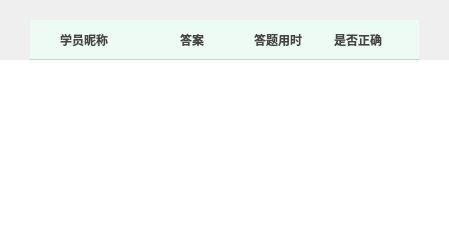
               <widget class="QWidget" name="page_list">
                <layout class="QVBoxLayout" name="verticalLayout_4">
                 <property name="spacing">
                  <number>0</number>
                 </property>
                 <property name="leftMargin">
                  <number>0</number>
                 </property>
                 <property name="topMargin">
                  <number>20</number>
                 </property>
                 <property name="rightMargin">
                  <number>0</number>
                 </property>
                 <property name="bottomMargin">
                  <number>0</number>
                 </property>
                 <item>
                  <layout class="QHBoxLayout" name="horizontalLayout_13">
                   <property name="spacing">
                    <number>0</number>
                   </property>
                   <item>
                    <widget class="QLabel" name="label_3">
                     <property name="minimumSize">
                      <size>
                       <width>30</width>
                       <height>0</height>
                      </size>
                     </property>
                     <property name="maximumSize">
                      <size>
                       <width>30</width>
                       <height>16777215</height>
                      </size>
                     </property>
                     <property name="text">
                      <string/>
                     </property>
                    </widget>
                   </item>
                   <item>
                    <widget class="QWidget" name="widget_5" native="true">
                     <property name="layoutDirection">
                      <enum>Qt::LeftToRight</enum>
                     </property>
                     <property name="styleSheet">
                      <string notr="true">QWidget#widget_5{
border-bottom:1px solid #C1D8CD;
	background-color: rgb(238, 250, 244);
}</string>
                     </property>
                     <layout class="QHBoxLayout" name="horizontalLayout_16">
                      <property name="spacing">
                       <number>0</number>
                      </property>
                      <property name="leftMargin">
                       <number>0</number>
                      </property>
                      <property name="topMargin">
                       <number>0</number>
                      </property>
                      <property name="rightMargin">
                       <number>0</number>
                      </property>
                      <property name="bottomMargin">
                       <number>0</number>
                      </property>
                      <item>
                       <spacer name="horizontalSpacer_25">
                        <property name="orientation">
                         <enum>Qt::Horizontal</enum>
                        </property>
                        <property name="sizeType">
                         <enum>QSizePolicy::Fixed</enum>
                        </property>
                        <property name="sizeHint" stdset="0">
                         <size>
                          <width>30</width>
                          <height>20</height>
                         </size>
                        </property>
                       </spacer>
                      </item>
                      <item>
                       <widget class="QLabel" name="label_name">
                        <property name="minimumSize">
                         <size>
                          <width>120</width>
                          <height>0</height>
                         </size>
                        </property>
                        <property name="styleSheet">
                         <string notr="true">color: rgb(68, 68, 68);
font: 10pt &quot;微软雅黑&quot;;</string>
                        </property>
                        <property name="text">
                         <string>&lt;html&gt;&lt;head/&gt;&lt;body&gt;&lt;p&gt;&lt;span style=&quot; font-weight:600;&quot;&gt;学员昵称&lt;/span&gt;&lt;/p&gt;&lt;/body&gt;&lt;/html&gt;</string>
                        </property>
                       </widget>
                      </item>
                      <item>
                       <widget class="QLabel" name="label_answer">
                        <property name="minimumSize">
                         <size>
                          <width>74</width>
                          <height>0</height>
                         </size>
                        </property>
                        <property name="styleSheet">
                         <string notr="true">color: rgb(68, 68, 68);
font: 10pt &quot;微软雅黑&quot;;</string>
                        </property>
                        <property name="text">
                         <string>&lt;html&gt;&lt;head/&gt;&lt;body&gt;&lt;p&gt;&lt;span style=&quot; font-weight:600;&quot;&gt;答案&lt;/span&gt;&lt;/p&gt;&lt;/body&gt;&lt;/html&gt;</string>
                        </property>
                       </widget>
                      </item>
                      <item>
                       <widget class="QLabel" name="label_time">
                        <property name="minimumSize">
                         <size>
                          <width>80</width>
                          <height>40</height>
                         </size>
                        </property>
                        <property name="maximumSize">
                         <size>
                          <width>16777215</width>
                          <height>40</height>
                         </size>
                        </property>
                        <property name="styleSheet">
                         <string notr="true">color: rgb(68, 68, 68);
font: 10pt &quot;微软雅黑&quot;;</string>
                        </property>
                        <property name="text">
                         <string>&lt;html&gt;&lt;head/&gt;&lt;body&gt;&lt;p&gt;&lt;span style=&quot; font-weight:600;&quot;&gt;答题用时&lt;/span&gt;&lt;/p&gt;&lt;/body&gt;&lt;/html&gt;</string>
                        </property>
                       </widget>
                      </item>
                      <item>
                       <widget class="QLabel" name="label_isright">
                        <property name="minimumSize">
                         <size>
                          <width>55</width>
                          <height>0</height>
                         </size>
                        </property>
                        <property name="maximumSize">
                         <size>
                          <width>70</width>
                          <height>16777215</height>
                         </size>
                        </property>
                        <property name="styleSheet">
                         <string notr="true">color: rgb(68, 68, 68);
font: 10pt &quot;微软雅黑&quot;;</string>
                        </property>
                        <property name="text">
                         <string>&lt;html&gt;&lt;head/&gt;&lt;body&gt;&lt;p&gt;&lt;span style=&quot; font-weight:600;&quot;&gt;是否正确&lt;/span&gt;&lt;/p&gt;&lt;/body&gt;&lt;/html&gt;</string>
                        </property>
                       </widget>
                      </item>
                      <item>
                       <spacer name="horizontalSpacer_29">
                        <property name="orientation">
                         <enum>Qt::Horizontal</enum>
                        </property>
                        <property name="sizeType">
                         <enum>QSizePolicy::Fixed</enum>
                        </property>
                        <property name="sizeHint" stdset="0">
                         <size>
                          <width>30</width>
                          <height>20</height>
                         </size>
                        </property>
                       </spacer>
                      </item>
                     </layout>
                    </widget>
                   </item>
                   <item>
                    <widget class="QLabel" name="label_4">
                     <property name="minimumSize">
                      <size>
                       <width>30</width>
                       <height>0</height>
                      </size>
                     </property>
                     <property name="maximumSize">
                      <size>
                       <width>30</width>
                       <height>16777215</height>
                      </size>
                     </property>
                     <property name="text">
                      <string/>
                     </property>
                    </widget>
                   </item>
                  </layout>
                 </item>
                 <item>
                  <widget class="QListWidget" name="listWidget_stulist">
                   <property name="styleSheet">
                    <string notr="true">QListWidget#listWidget_stulist{
border:0px solid #C4C4C4;
	background-color: rgb(255, 255, 255);
}


/*QScrollBar:vertical { 
	background-color: rgb(221, 221, 221);
    width: 9px;
    margin: 0px 0 0px 0;
}

QScrollBar::handle:vertical {
    background: rgb(195, 195, 195);
    min-height: 20px;
    margin: 0 1px 0 2px;
    border-radius: 3px;
    border: none;
}*/
 
QScrollBar::add-line:vertical {
    height: 0px;
    subcontrol-position: bottom;
    subcontrol-origin: margin;
}
 
QScrollBar::sub-line:vertical {
    height: 0px;
    subcontrol-position: top;
    subcontrol-origin: margin;
}
 
QScrollBar::up-arrow:vertical, QScrollBar::down-arrow:vertical {
    border: 1px solid grey;
    width: 0px;
    height: 0px;
    background: white;
}
 
QScrollBar::add-page:vertical, QScrollBar::sub-page:vertical {
    background: none;
}
/*滚动条样式 开始*/
QScrollBar:vertical
{
border-radius:4px;
width:6px;
background:rgba(255,255,255, 255);
margin:0px,0px,0px,0px;
overflow-x:hidden;
}

QScrollBar::handle:vertical
{
background:rgba(210,210,210, 255);
border-radius:3px;
min-height:20;
border: 1px solid #D2D2D2;
}</string>
                   </property>
                   <property name="editTriggers">
                    <set>QAbstractItemView::NoEditTriggers</set>
                   </property>
                  </widget>
                 </item>
                </layout>
               </widget>
